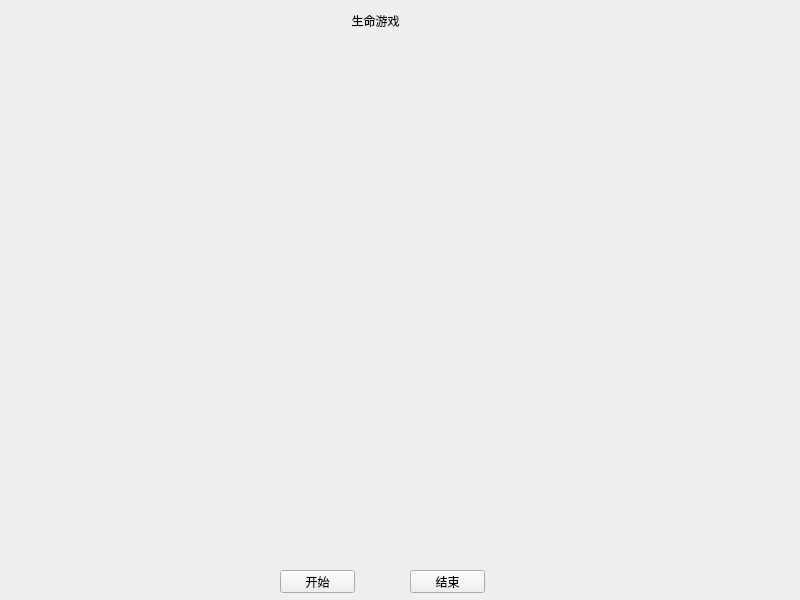
<?xml version="1.0" encoding="UTF-8"?>
<ui version="4.0">
 <class>MyWidget</class>
 <widget class="QWidget" name="MyWidget">
  <property name="geometry">
   <rect>
    <x>0</x>
    <y>0</y>
    <width>800</width>
    <height>600</height>
   </rect>
  </property>
  <property name="windowTitle">
   <string>MyWidget</string>
  </property>
  <widget class="QPushButton" name="pushButton">
   <property name="geometry">
    <rect>
     <x>280</x>
     <y>570</y>
     <width>75</width>
     <height>23</height>
    </rect>
   </property>
   <property name="text">
    <string>开始</string>
   </property>
  </widget>
  <widget class="QPushButton" name="pushButton_2">
   <property name="geometry">
    <rect>
     <x>410</x>
     <y>570</y>
     <width>75</width>
     <height>23</height>
    </rect>
   </property>
   <property name="text">
    <string>结束</string>
   </property>
  </widget>
  <widget class="QLabel" name="label">
   <property name="geometry">
    <rect>
     <x>340</x>
     <y>0</y>
     <width>71</width>
     <height>41</height>
    </rect>
   </property>
   <property name="text">
    <string>生命游戏</string>
   </property>
   <property name="scaledContents">
    <bool>true</bool>
   </property>
   <property name="alignment">
    <set>Qt::AlignCenter</set>
   </property>
  </widget>
 </widget>
 <resources/>
 <connections/>
</ui>
